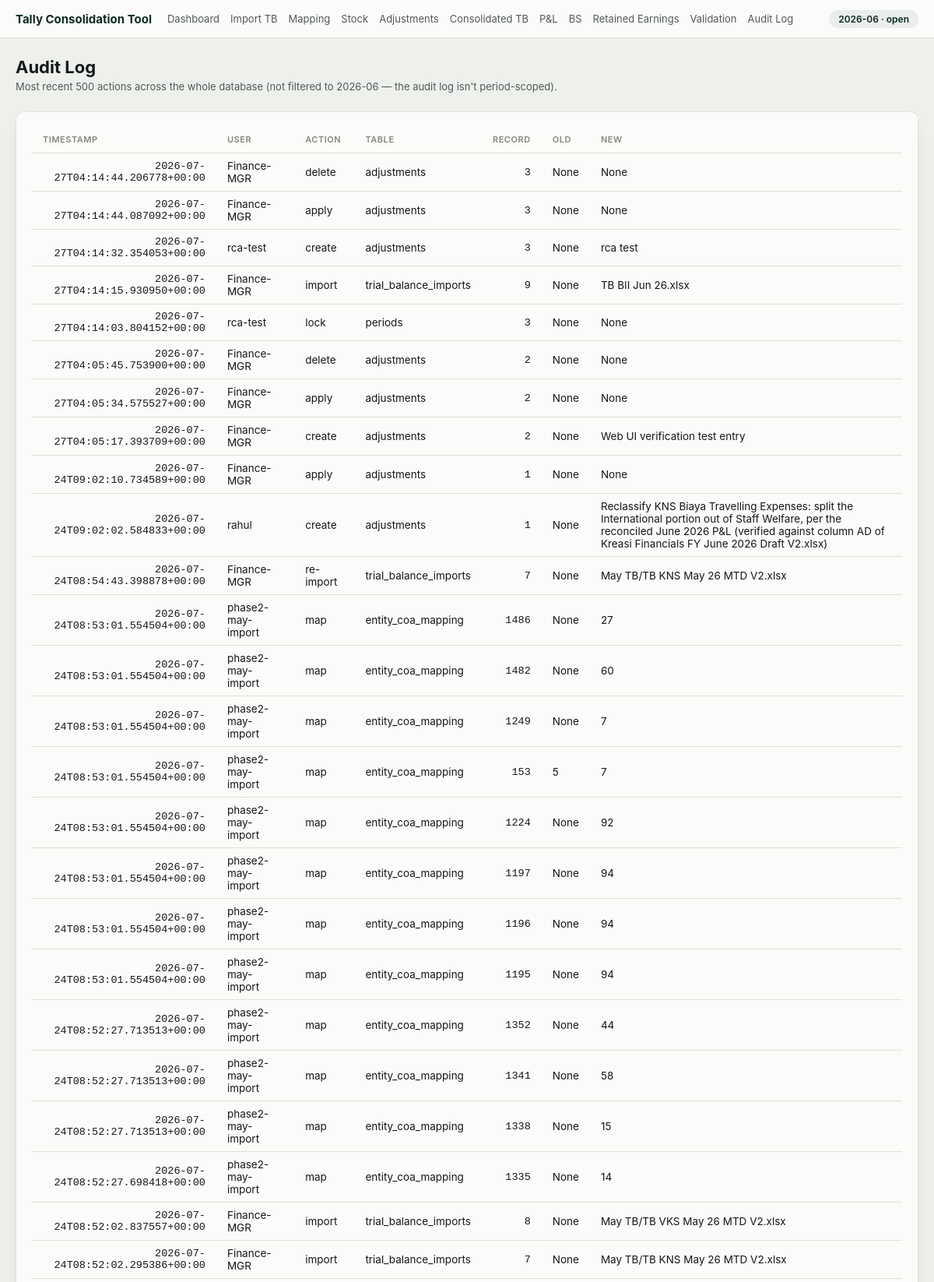
The page /periods/2026-06/audit (upper part) on the database its author committed.
### tables this page shows
CREATE TABLE periods (
    period_id  INTEGER PRIMARY KEY AUTOINCREMENT,
    year       INTEGER NOT NULL,
    month      INTEGER NOT NULL,
    status     TEXT NOT NULL DEFAULT 'open' CHECK (status IN ('open', 'in_review', 'locked')),
    locked_at  TEXT,
    locked_by  TEXT, consolidated_at TEXT, consolidated_through_log_id INTEGER NOT NULL DEFAULT 0,
    UNIQUE (year, month)
);

CREATE TABLE audit_log (
    log_id      INTEGER PRIMARY KEY AUTOINCREMENT,
    timestamp   TEXT NOT NULL,
    user        TEXT,
    action      TEXT NOT NULL,
    table_name  TEXT NOT NULL,
    record_id   TEXT,
    old_value   TEXT,
    new_value   TEXT
);

### src/web/routes/audit.py (the view)
@router.get("/periods/{period_str}/audit")
def audit_log(request: Request, period_str: str, conn: sqlite3.Connection = Depends(get_db)):
    period = period_repo.get_by_str(conn, period_str)
    if period is None:
        return RedirectResponse(f"/?flash=No such period&flash_kind=error", status_code=303)
    rows = conn.execute("SELECT * FROM audit_log ORDER BY log_id DESC LIMIT 500").fetchall()
    return templates.TemplateResponse(request, "audit_log.html", {
        "request": request, "period_str": period_str, "rows": rows,
    })

### src/web/templates/audit_log.html (shortened to what this page needs)
{% extends "base.html" %}
{% block content %}
<h1>Audit Log</h1>
<p class="subtitle">Most recent 500 actions across the whole database (not filtered to {{ period_str }} — the audit log isn't period-scoped).</p>
<div class="card">
  <div class="table-wrap">
  <table>
    <thead><tr><th>Timestamp</th><th>User</th><th>Action</th><th>Table</th><th>Record</th><th>Old</th><th>New</th></tr></thead>
    <tbody>
      {% for r in rows %}
      <tr>
        <td class="num">{{ r.timestamp }}</td>
        <td>{{ r.user }}</td>
        <td>{{ r.action }}</td>
        <td>{{ r.table_name }}</td>
        <td class="num">{{ r.record_id }}</td>
        <td>{{ r.old_value }}</td>
        <td>{{ r.new_value }}</td>
      </tr>
      {% endfor %}
    </tbody>
  </table>
  </div>
</div>
{% endblock %}

### src/web/templates/base.html (shortened to what this page needs)
<!doctype html>
<html lang="en">
<head>
  <link rel="stylesheet" href="/static/style.css">
</head>
<body>
  <header class="topbar">
    <div class="topbar-inner">
      <a class="brand" href="/">Tally Consolidation Tool</a>
      {% if period_str %}
      <nav class="nav">
        <a href="/?period={{ period_str }}">Dashboard</a>
        <a href="/periods/{{ period_str }}/import">Import TB</a>
        <a href="/periods/{{ period_str }}/mapping">Mapping</a>
        <a href="/periods/{{ period_str }}/stock">Stock</a>
        <a href="/periods/{{ period_str }}/adjustments">Adjustments</a>
        <a href="/periods/{{ period_str }}/consolidated">Consolidated TB</a>
        <a href="/periods/{{ period_str }}/pl">P&amp;L</a>
        <a href="/periods/{{ period_str }}/bs">BS</a>
        <a href="/periods/{{ period_str }}/retained-earnings">Retained Earnings</a>
        <a href="/periods/{{ period_str }}/validation">Validation</a>
        <a href="/periods/{{ period_str }}/audit">Audit Log</a>
      </nav>
      <span class="period-badge">{{ period_str }}{% if period_status %} &middot; {{ period_status }}{% endif %}</span>
      {% endif %}
    </div>
  </header>
  <main class="page">
    {% block content %}{% endblock %}
  </main>
</body>
</html>

### src/web/static/style.css (style rules this page uses)
:root { --page: #EEF0EC; --surface: #FBFBF9; --surface-2: #F3F4F0; --ink: #14181B; --ink-2: #52585C; --muted: #82887F; --line: #DEE0D8; --border: rgba(20,24,27,0.10); --accent: #1E4B43; --accent-ink: #0E2B26; --accent-wash: rgba(30,75,67,0.08); --good: #0ca30c; --good-wash: rgba(12,163,12,0.10); --negative: #d03b3b; --negative-wash: rgba(208,59,59,0.08); --warn: #b8860b; --warn-wash: rgba(184,134,11,0.10); --shadow: 0 1px 2px rgba(20,24,27,0.05), 0 8px 24px -12px rgba(20,24,27,0.18); }
* { box-sizing: border-box; }
body { margin: 0; font-family: -apple-system, BlinkMacSystemFont, "Segoe UI", Roboto, sans-serif; background: var(--page); color: var(--ink); }
.num { font-family: ui-monospace, "SF Mono", "Cascadia Code", Consolas, monospace; font-variant-numeric: tabular-nums; }
.topbar { background: var(--surface); border-bottom: 1px solid var(--line); }
.topbar-inner { max-width: 1200px; margin: 0 auto; padding: 12px 20px; display: flex; align-items: center; gap: 20px; flex-wrap: wrap; }
.brand { font-weight: 700; color: var(--accent-ink); text-decoration: none; font-size: 15px; }
.nav { display: flex; gap: 14px; flex-wrap: wrap; flex: 1; }
.nav a { color: var(--ink-2); text-decoration: none; font-size: 13px; padding: 4px 0; }
.period-badge { font-size: 12px; color: var(--accent-ink); background: var(--accent-wash); border-radius: 999px; padding: 4px 12px; font-weight: 600; white-space: nowrap; }
.page { max-width: 1200px; margin: 0 auto; padding: 24px 20px 60px; }
h1 { font-size: 22px; margin: 0 0 4px; }
.subtitle { color: var(--ink-2); font-size: 13px; margin: 0 0 24px; }
.card { background: var(--surface); border: 1px solid var(--border); border-radius: 10px; padding: 18px 20px; box-shadow: var(--shadow); margin-bottom: 20px; }
table { width: 100%; border-collapse: collapse; font-size: 13.5px; }
th { text-align: left; font-size: 11px; letter-spacing: 0.05em; text-transform: uppercase; color: var(--muted); font-weight: 600; padding: 10px 14px; border-bottom: 1px solid var(--line); }
th.num-col, td.num { text-align: right; }
td { padding: 8px 14px; border-bottom: 1px solid var(--line); }
.table-wrap { overflow-x: auto; }

### rows shown on the page
periods: status "open"
audit_log: timestamp "2026-07-27T04:14:44.206778+00:00", user "Finance-MGR", action "delete", table_name "adjustments", record_id "3", old_value "None", new_value "None"
audit_log: timestamp "2026-07-27T04:14:44.087092+00:00", user "Finance-MGR", action "apply", table_name "adjustments", record_id "3", old_value "None", new_value "None"
audit_log: timestamp "2026-07-27T04:14:32.354053+00:00", user "rca-test", action "create", table_name "adjustments", record_id "3", old_value "None", new_value "rca test"
audit_log: timestamp "2026-07-27T04:14:15.930950+00:00", user "Finance-MGR", action "import", table_name "trial_balance_imports", record_id "9", old_value "None", new_value "TB BII Jun 26.xlsx"
audit_log: timestamp "2026-07-27T04:14:03.804152+00:00", user "rca-test", action "lock", table_name "periods", record_id "3", old_value "None", new_value "None"
audit_log: timestamp "2026-07-27T04:05:45.753900+00:00", user "Finance-MGR", action "delete", table_name "adjustments", record_id "2", old_value "None", new_value "None"
audit_log: timestamp "2026-07-27T04:05:34.575527+00:00", user "Finance-MGR", action "apply", table_name "adjustments", record_id "2", old_value "None", new_value "None"
audit_log: timestamp "2026-07-27T04:05:17.393709+00:00", user "Finance-MGR", action "create", table_name "adjustments", record_id "2", old_value "None", new_value "Web UI verification test entry"
audit_log: timestamp "2026-07-24T09:02:10.734589+00:00", user "Finance-MGR", action "apply", table_name "adjustments", record_id "1", old_value "None", new_value "None"
audit_log: timestamp "2026-07-24T09:02:02.584833+00:00", user "rahul", action "create", table_name "adjustments", record_id "1", old_value "None", new_value "Reclassify KNS Biaya Travelling Expenses: split the International portion out of Staff Welfare, per the reconciled June 2026 P&L (verified against column AD of Kreasi Financials FY June 2026 Draft V2.xlsx)"
audit_log: timestamp "2026-07-24T08:54:43.398878+00:00", user "Finance-MGR", action "re-import", table_name "trial_balance_imports", record_id "7", old_value "None", new_value "May TB/TB KNS May 26 MTD V2.xlsx"
audit_log: timestamp "2026-07-24T08:53:01.554504+00:00", user "phase2-may-import", action "map", table_name "entity_coa_mapping", record_id "1486", old_value "None", new_value "27"
audit_log: timestamp "2026-07-24T08:53:01.554504+00:00", user "phase2-may-import", action "map", table_name "entity_coa_mapping", record_id "1482", old_value "None", new_value "60"
audit_log: timestamp "2026-07-24T08:53:01.554504+00:00", user "phase2-may-import", action "map", table_name "entity_coa_mapping", record_id "1249", old_value "None", new_value "7"
audit_log: timestamp "2026-07-24T08:53:01.554504+00:00", user "phase2-may-import", action "map", table_name "entity_coa_mapping", record_id "153", old_value "5", new_value "7"
audit_log: timestamp "2026-07-24T08:53:01.554504+00:00", user "phase2-may-import", action "map", table_name "entity_coa_mapping", record_id "1224", old_value "None", new_value "92"
audit_log: timestamp "2026-07-24T08:53:01.554504+00:00", user "phase2-may-import", action "map", table_name "entity_coa_mapping", record_id "1197", old_value "None", new_value "94"
audit_log: timestamp "2026-07-24T08:53:01.554504+00:00", user "phase2-may-import", action "map", table_name "entity_coa_mapping", record_id "1196", old_value "None", new_value "94"
audit_log: timestamp "2026-07-24T08:53:01.554504+00:00", user "phase2-may-import", action "map", table_name "entity_coa_mapping", record_id "1195", old_value "None", new_value "94"
audit_log: timestamp "2026-07-24T08:52:27.713513+00:00", user "phase2-may-import", action "map", table_name "entity_coa_mapping", record_id "1352", old_value "None", new_value "44"
audit_log: timestamp "2026-07-24T08:52:27.713513+00:00", user "phase2-may-import", action "map", table_name "entity_coa_mapping", record_id "1341", old_value "None", new_value "58"
audit_log: timestamp "2026-07-24T08:52:27.713513+00:00", user "phase2-may-import", action "map", table_name "entity_coa_mapping", record_id "1338", old_value "None", new_value "15"
audit_log: timestamp "2026-07-24T08:52:27.698418+00:00", user "phase2-may-import", action "map", table_name "entity_coa_mapping", record_id "1335", old_value "None", new_value "14"
audit_log: timestamp "2026-07-24T08:52:02.837557+00:00", user "Finance-MGR", action "import", table_name "trial_balance_imports", record_id "8", old_value "None", new_value "May TB/TB VKS May 26 MTD V2.xlsx"
audit_log: timestamp "2026-07-24T08:52:02.295386+00:00", user "Finance-MGR", action "import", table_name "trial_balance_imports", record_id "7", old_value "None", new_value "May TB/TB KNS May 26 MTD V2.xlsx"

### other values the page prints
{{ period_str }} "2026-06"
